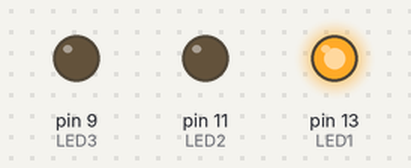
Simulated run of this sketch. Board: Arduino Uno, built with avr-gcc and run on an emulated ATmega328P. Parts: output pins drawn as LEDs (lit = HIGH).

Above: at 1.0 s.
At 2.5 s:
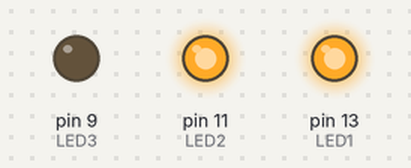
At 3.5 s:
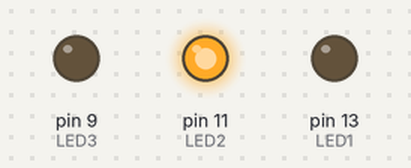
At 4.5 s:
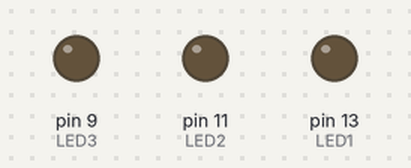
At 6.0 s:
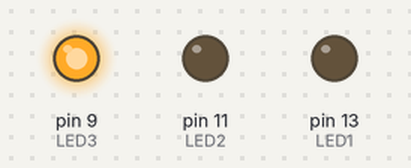
Timing chart, 0 to 10.4 s (numbered marks = the images above):
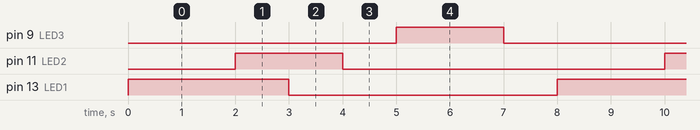

Measured:
- by itself, pin 9 (LED3), pin 11 (LED2): alternates HIGH for 2.0 s and LOW for 6.0 s
- by itself, pin 13 (LED1): alternates HIGH for 3.0 s and LOW for 5.0 s
- by itself, everything shown: repeats every 8.0 s, in 6 steps

The sketch:

LED.ino
```cpp
const int LED1 = 13;
const int LED2 = 11;
const int LED3 = 9;

void setup() {
 pinMode(LED1, OUTPUT);
 pinMode(LED2, OUTPUT);
 pinMode(LED3, OUTPUT);

}

void loop() {
 digitalWrite(LED1, HIGH);
 delay(2000);

 digitalWrite(LED2, HIGH);
 delay(1000);

 digitalWrite(LED1, LOW);
 delay(1000);

 digitalWrite(LED2, LOW);
 delay(1000);

 digitalWrite(LED3, HIGH);
 delay(2000);

 digitalWrite(LED3, LOW);
 delay(1000);
}
```
